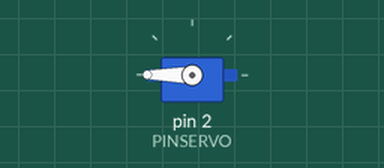
The sketch below on a simulated Arduino Uno, built with avr-gcc and run on an emulated ATmega328P. On the bench: servo.

Above: at 0.15 s.
Timing chart, 0 to 3.0 s (numbered marks = the images above):
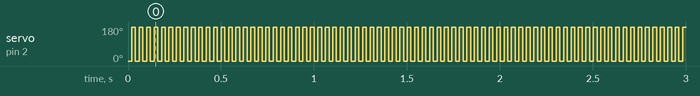

Measured:
- by itself, servo on pin 2 (PINSERVO): alternates 180° for 0.02 s and 0° for 0.02 s

The sketch:

servo.ino
```cpp
#include<Servo.h>
Servo servo1;
int PINSERVO=2;
int PULSOMIN=900;
int PULSOMAX=2100;
int VALORPOT;
int ANGULO;
int POT =0;

void setup()
{
  servo1.attach(PINSERVO, PULSOMIN, PULSOMAX);
  //LOS PUERTOS ANALOGOS NO SE INCIALIZAN.
}
void loop()
{
  servo1.write(0);
  delay(20);
  servo1.write(180);
  delay(20);
  /*VALORPOT=analogRead(POT);
  ANGULO = map(VALORPOT,0,1023,0,180);
  servo1.write(ANGULO);
  delay(30);*/
}
```
